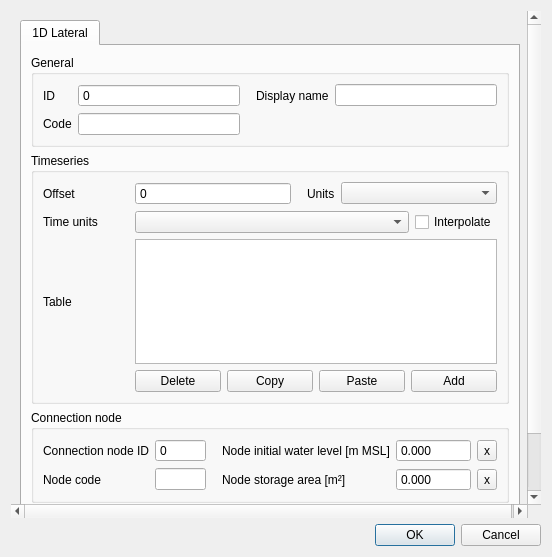
<?xml version="1.0" encoding="UTF-8"?>
<ui version="4.0">
 <class>Dialog</class>
 <widget class="QDialog" name="Dialog">
  <property name="geometry">
   <rect>
    <x>0</x>
    <y>0</y>
    <width>552</width>
    <height>557</height>
   </rect>
  </property>
  <property name="windowTitle">
   <string>Dialog</string>
  </property>
  <layout class="QGridLayout" name="gridLayout">
   <item row="0" column="0">
    <widget class="QScrollArea" name="scrollArea">
     <property name="frameShape">
      <enum>QFrame::NoFrame</enum>
     </property>
     <property name="widgetResizable">
      <bool>true</bool>
     </property>
     <widget class="QWidget" name="scrollAreaWidgetContents">
      <property name="geometry">
       <rect>
        <x>0</x>
        <y>0</y>
        <width>517</width>
        <height>521</height>
       </rect>
      </property>
      <layout class="QGridLayout" name="gridLayout_7">
       <item row="0" column="0">
        <widget class="QTabWidget" name="tabWidget">
         <property name="locale">
          <locale language="English" country="UnitedStates"/>
         </property>
         <property name="inputMethodHints">
          <set>Qt::ImhNone</set>
         </property>
         <property name="currentIndex">
          <number>0</number>
         </property>
         <widget class="QWidget" name="tab">
          <attribute name="title">
           <string>1D Lateral</string>
          </attribute>
          <layout class="QGridLayout" name="gridLayout_18">
           <item row="3" column="0">
            <widget class="QGroupBox" name="grp_conn_node">
             <property name="enabled">
              <bool>true</bool>
             </property>
             <property name="locale">
              <locale language="English" country="UnitedStates"/>
             </property>
             <property name="title">
              <string>Connection node</string>
             </property>
             <layout class="QGridLayout" name="gridLayout_5">
              <item row="0" column="3">
               <widget class="QDoubleSpinBox" name="connection_node_initial_water_level">
                <property name="sizePolicy">
                 <sizepolicy hsizetype="Expanding" vsizetype="Fixed">
                  <horstretch>0</horstretch>
                  <verstretch>0</verstretch>
                 </sizepolicy>
                </property>
                <property name="locale">
                 <locale language="English" country="UnitedStates"/>
                </property>
                <property name="inputMethodHints">
                 <set>Qt::ImhNone</set>
                </property>
                <property name="buttonSymbols">
                 <enum>QAbstractSpinBox::NoButtons</enum>
                </property>
                <property name="decimals">
                 <number>3</number>
                </property>
                <property name="minimum">
                 <double>-1000.000000000000000</double>
                </property>
                <property name="maximum">
                 <double>1000000.000000000000000</double>
                </property>
                <property name="showClearButton" stdset="0">
                 <bool>true</bool>
                </property>
                <property name="clearValue" stdset="0">
                 <bool>true</bool>
                </property>
                <property name="expressionsEnabled" stdset="0">
                 <bool>true</bool>
                </property>
               </widget>
              </item>
              <item row="1" column="1">
               <widget class="QLineEdit" name="connection_node_code">
                <property name="sizePolicy">
                 <sizepolicy hsizetype="Expanding" vsizetype="Fixed">
                  <horstretch>0</horstretch>
                  <verstretch>0</verstretch>
                 </sizepolicy>
                </property>
                <property name="locale">
                 <locale language="English" country="UnitedStates"/>
                </property>
                <property name="clearButtonEnabled">
                 <bool>true</bool>
                </property>
               </widget>
              </item>
              <item row="0" column="2">
               <widget class="QLabel" name="label_16">
                <property name="locale">
                 <locale language="English" country="UnitedStates"/>
                </property>
                <property name="text">
                 <string>Node initial water level [m MSL]</string>
                </property>
                <property name="alignment">
                 <set>Qt::AlignLeading|Qt::AlignLeft|Qt::AlignVCenter</set>
                </property>
                <property name="indent">
                 <number>10</number>
                </property>
               </widget>
              </item>
              <item row="1" column="0">
               <widget class="QLabel" name="label_8">
                <property name="locale">
                 <locale language="English" country="UnitedStates"/>
                </property>
                <property name="text">
                 <string>Node code</string>
                </property>
                <property name="alignment">
                 <set>Qt::AlignLeading|Qt::AlignLeft|Qt::AlignVCenter</set>
                </property>
               </widget>
              </item>
              <item row="1" column="2">
               <widget class="QLabel" name="label_14">
                <property name="locale">
                 <locale language="English" country="UnitedStates"/>
                </property>
                <property name="text">
                 <string>Node storage area [m²]</string>
                </property>
                <property name="alignment">
                 <set>Qt::AlignLeading|Qt::AlignLeft|Qt::AlignVCenter</set>
                </property>
                <property name="indent">
                 <number>10</number>
                </property>
               </widget>
              </item>
              <item row="0" column="1">
               <widget class="QSpinBox" name="connection_node_id">
                <property name="sizePolicy">
                 <sizepolicy hsizetype="Expanding" vsizetype="Fixed">
                  <horstretch>0</horstretch>
                  <verstretch>0</verstretch>
                 </sizepolicy>
                </property>
                <property name="locale">
                 <locale language="English" country="UnitedStates"/>
                </property>
                <property name="readOnly">
                 <bool>true</bool>
                </property>
                <property name="buttonSymbols">
                 <enum>QAbstractSpinBox::NoButtons</enum>
                </property>
                <property name="maximum">
                 <number>999999999</number>
                </property>
                <property name="showClearButton" stdset="0">
                 <bool>true</bool>
                </property>
                <property name="clearValue" stdset="0">
                 <bool>true</bool>
                </property>
                <property name="expressionsEnabled" stdset="0">
                 <bool>false</bool>
                </property>
               </widget>
              </item>
              <item row="0" column="4">
               <widget class="QToolButton" name="connection_node_initial_water_level_clear">
                <property name="text">
                 <string>x</string>
                </property>
               </widget>
              </item>
              <item row="1" column="4">
               <widget class="QToolButton" name="connection_node_storage_area_clear">
                <property name="text">
                 <string>x</string>
                </property>
               </widget>
              </item>
              <item row="1" column="3">
               <widget class="QDoubleSpinBox" name="connection_node_storage_area">
                <property name="sizePolicy">
                 <sizepolicy hsizetype="Expanding" vsizetype="Fixed">
                  <horstretch>0</horstretch>
                  <verstretch>0</verstretch>
                 </sizepolicy>
                </property>
                <property name="locale">
                 <locale language="English" country="UnitedStates"/>
                </property>
                <property name="inputMethodHints">
                 <set>Qt::ImhNone</set>
                </property>
                <property name="buttonSymbols">
                 <enum>QAbstractSpinBox::NoButtons</enum>
                </property>
                <property name="decimals">
                 <number>3</number>
                </property>
                <property name="maximum">
                 <double>999999999.000000000000000</double>
                </property>
                <property name="clearValue" stdset="0">
                 <bool>true</bool>
                </property>
               </widget>
              </item>
              <item row="0" column="0">
               <widget class="QLabel" name="label_7">
                <property name="locale">
                 <locale language="English" country="UnitedStates"/>
                </property>
                <property name="text">
                 <string>Connection node ID</string>
                </property>
                <property name="alignment">
                 <set>Qt::AlignLeading|Qt::AlignLeft|Qt::AlignVCenter</set>
                </property>
               </widget>
              </item>
             </layout>
            </widget>
           </item>
           <item row="0" column="0">
            <widget class="QGroupBox" name="grp_general">
             <property name="enabled">
              <bool>true</bool>
             </property>
             <property name="locale">
              <locale language="English" country="UnitedStates"/>
             </property>
             <property name="title">
              <string>General</string>
             </property>
             <layout class="QGridLayout" name="gridLayout_2">
              <item row="0" column="1">
               <widget class="QSpinBox" name="id">
                <property name="locale">
                 <locale language="English" country="UnitedStates"/>
                </property>
                <property name="readOnly">
                 <bool>true</bool>
                </property>
                <property name="buttonSymbols">
                 <enum>QAbstractSpinBox::NoButtons</enum>
                </property>
                <property name="maximum">
                 <number>99999999</number>
                </property>
                <property name="showClearButton" stdset="0">
                 <bool>true</bool>
                </property>
                <property name="clearValue" stdset="0">
                 <bool>true</bool>
                </property>
                <property name="expressionsEnabled" stdset="0">
                 <bool>false</bool>
                </property>
               </widget>
              </item>
              <item row="1" column="0">
               <widget class="QLabel" name="label_3">
                <property name="locale">
                 <locale language="English" country="UnitedStates"/>
                </property>
                <property name="text">
                 <string>Code</string>
                </property>
                <property name="alignment">
                 <set>Qt::AlignLeading|Qt::AlignLeft|Qt::AlignVCenter</set>
                </property>
               </widget>
              </item>
              <item row="1" column="1">
               <widget class="QLineEdit" name="code">
                <property name="sizePolicy">
                 <sizepolicy hsizetype="Expanding" vsizetype="Fixed">
                  <horstretch>0</horstretch>
                  <verstretch>0</verstretch>
                 </sizepolicy>
                </property>
                <property name="locale">
                 <locale language="English" country="UnitedStates"/>
                </property>
                <property name="clearButtonEnabled">
                 <bool>true</bool>
                </property>
               </widget>
              </item>
              <item row="0" column="0">
               <widget class="QLabel" name="label">
                <property name="locale">
                 <locale language="English" country="UnitedStates"/>
                </property>
                <property name="text">
                 <string>ID</string>
                </property>
                <property name="alignment">
                 <set>Qt::AlignLeading|Qt::AlignLeft|Qt::AlignVCenter</set>
                </property>
               </widget>
              </item>
              <item row="0" column="2">
               <widget class="QLabel" name="label_2">
                <property name="locale">
                 <locale language="English" country="UnitedStates"/>
                </property>
                <property name="text">
                 <string>Display name</string>
                </property>
                <property name="alignment">
                 <set>Qt::AlignLeading|Qt::AlignLeft|Qt::AlignVCenter</set>
                </property>
                <property name="indent">
                 <number>10</number>
                </property>
               </widget>
              </item>
              <item row="0" column="3">
               <widget class="QLineEdit" name="display_name">
                <property name="sizePolicy">
                 <sizepolicy hsizetype="Expanding" vsizetype="Fixed">
                  <horstretch>0</horstretch>
                  <verstretch>0</verstretch>
                 </sizepolicy>
                </property>
                <property name="locale">
                 <locale language="English" country="UnitedStates"/>
                </property>
                <property name="clearButtonEnabled">
                 <bool>true</bool>
                </property>
               </widget>
              </item>
             </layout>
            </widget>
           </item>
           <item row="5" column="0">
            <spacer name="verticalSpacer_3">
             <property name="orientation">
              <enum>Qt::Vertical</enum>
             </property>
             <property name="sizeHint" stdset="0">
              <size>
               <width>20</width>
               <height>40</height>
              </size>
             </property>
            </spacer>
           </item>
           <item row="2" column="0">
            <widget class="QGroupBox" name="grp_timeseries">
             <property name="locale">
              <locale language="English" country="UnitedStates"/>
             </property>
             <property name="inputMethodHints">
              <set>Qt::ImhNone</set>
             </property>
             <property name="title">
              <string>Timeseries</string>
             </property>
             <layout class="QGridLayout" name="gridLayout_3">
              <item row="4" column="1" colspan="4">
               <layout class="QHBoxLayout" name="horizontalLayout">
                <property name="bottomMargin">
                 <number>0</number>
                </property>
                <item>
                 <widget class="QPushButton" name="timeseries_table_delete">
                  <property name="toolTip">
                   <string>Delete selected rows</string>
                  </property>
                  <property name="text">
                   <string>Delete</string>
                  </property>
                 </widget>
                </item>
                <item>
                 <widget class="QPushButton" name="timeseries_table_copy">
                  <property name="text">
                   <string>Copy</string>
                  </property>
                 </widget>
                </item>
                <item>
                 <widget class="QPushButton" name="timeseries_table_paste">
                  <property name="toolTip">
                   <string>Paste rows from clipboard</string>
                  </property>
                  <property name="text">
                   <string>Paste</string>
                  </property>
                 </widget>
                </item>
                <item>
                 <widget class="QPushButton" name="timeseries_table_add">
                  <property name="toolTip">
                   <string>Add new row</string>
                  </property>
                  <property name="text">
                   <string>Add</string>
                  </property>
                 </widget>
                </item>
               </layout>
              </item>
              <item row="3" column="1" colspan="4">
               <widget class="QTableWidget" name="timeseries_table">
                <property name="minimumSize">
                 <size>
                  <width>0</width>
                  <height>125</height>
                 </size>
                </property>
                <property name="font">
                 <font>
                  <pointsize>8</pointsize>
                 </font>
                </property>
                <property name="inputMethodHints">
                 <set>Qt::ImhDigitsOnly</set>
                </property>
                <property name="verticalScrollBarPolicy">
                 <enum>Qt::ScrollBarAsNeeded</enum>
                </property>
                <property name="sizeAdjustPolicy">
                 <enum>QAbstractScrollArea::AdjustToContents</enum>
                </property>
                <property name="selectionBehavior">
                 <enum>QAbstractItemView::SelectRows</enum>
                </property>
                <attribute name="verticalHeaderDefaultSectionSize">
                 <number>23</number>
                </attribute>
               </widget>
              </item>
              <item row="2" column="1" colspan="4">
               <layout class="QGridLayout" name="gridLayout_12">
                <property name="bottomMargin">
                 <number>0</number>
                </property>
                <item row="0" column="2">
                 <widget class="QCheckBox" name="interpolate">
                  <property name="text">
                   <string>Interpolate</string>
                  </property>
                 </widget>
                </item>
                <item row="0" column="1">
                 <widget class="QComboBox" name="time_units">
                  <property name="sizePolicy">
                   <sizepolicy hsizetype="MinimumExpanding" vsizetype="Fixed">
                    <horstretch>0</horstretch>
                    <verstretch>0</verstretch>
                   </sizepolicy>
                  </property>
                  <property name="locale">
                   <locale language="English" country="UnitedStates"/>
                  </property>
                  <property name="inputMethodHints">
                   <set>Qt::ImhNone</set>
                  </property>
                  <property name="editable">
                   <bool>false</bool>
                  </property>
                 </widget>
                </item>
               </layout>
              </item>
              <item row="3" column="0">
               <widget class="QLabel" name="table_label">
                <property name="text">
                 <string>Table</string>
                </property>
               </widget>
              </item>
              <item row="2" column="0">
               <widget class="QLabel" name="label_5">
                <property name="locale">
                 <locale language="English" country="UnitedStates"/>
                </property>
                <property name="inputMethodHints">
                 <set>Qt::ImhNone</set>
                </property>
                <property name="text">
                 <string>Time units</string>
                </property>
                <property name="alignment">
                 <set>Qt::AlignLeading|Qt::AlignLeft|Qt::AlignVCenter</set>
                </property>
               </widget>
              </item>
              <item row="1" column="0">
               <widget class="QLabel" name="label_4">
                <property name="text">
                 <string>Offset</string>
                </property>
               </widget>
              </item>
              <item row="1" column="1" colspan="4">
               <layout class="QHBoxLayout" name="horizontalLayout_3">
                <property name="bottomMargin">
                 <number>0</number>
                </property>
                <item>
                 <widget class="QSpinBox" name="offset">
                  <property name="sizePolicy">
                   <sizepolicy hsizetype="Expanding" vsizetype="Fixed">
                    <horstretch>0</horstretch>
                    <verstretch>0</verstretch>
                   </sizepolicy>
                  </property>
                  <property name="buttonSymbols">
                   <enum>QAbstractSpinBox::NoButtons</enum>
                  </property>
                  <property name="maximum">
                   <number>999999999</number>
                  </property>
                 </widget>
                </item>
                <item>
                 <widget class="QLabel" name="label_6">
                  <property name="locale">
                   <locale language="English" country="UnitedStates"/>
                  </property>
                  <property name="text">
                   <string>Units</string>
                  </property>
                  <property name="alignment">
                   <set>Qt::AlignLeading|Qt::AlignLeft|Qt::AlignVCenter</set>
                  </property>
                  <property name="indent">
                   <number>10</number>
                  </property>
                 </widget>
                </item>
                <item>
                 <widget class="QComboBox" name="units">
                  <property name="sizePolicy">
                   <sizepolicy hsizetype="Expanding" vsizetype="Fixed">
                    <horstretch>0</horstretch>
                    <verstretch>0</verstretch>
                   </sizepolicy>
                  </property>
                  <property name="locale">
                   <locale language="English" country="UnitedStates"/>
                  </property>
                 </widget>
                </item>
               </layout>
              </item>
             </layout>
            </widget>
           </item>
           <item row="4" column="0">
            <widget class="QGroupBox" name="grp_tag">
             <property name="font">
              <font>
               <weight>50</weight>
               <bold>false</bold>
              </font>
             </property>
             <property name="title">
              <string>Tag</string>
             </property>
             <layout class="QGridLayout" name="gridLayout_16">
              <item row="0" column="0" colspan="2">
               <layout class="QHBoxLayout" name="tags_layout"/>
              </item>
             </layout>
            </widget>
           </item>
          </layout>
         </widget>
        </widget>
       </item>
      </layout>
     </widget>
    </widget>
   </item>
   <item row="1" column="0">
    <widget class="QDialogButtonBox" name="buttonBox">
     <property name="standardButtons">
      <set>QDialogButtonBox::Cancel|QDialogButtonBox::Ok</set>
     </property>
    </widget>
   </item>
  </layout>
 </widget>
 <tabstops>
  <tabstop>scrollArea</tabstop>
  <tabstop>tabWidget</tabstop>
  <tabstop>id</tabstop>
  <tabstop>code</tabstop>
  <tabstop>display_name</tabstop>
  <tabstop>timeseries_table</tabstop>
  <tabstop>timeseries_table_delete</tabstop>
  <tabstop>timeseries_table_copy</tabstop>
  <tabstop>timeseries_table_paste</tabstop>
  <tabstop>timeseries_table_add</tabstop>
 </tabstops>
 <resources/>
 <connections/>
</ui>
